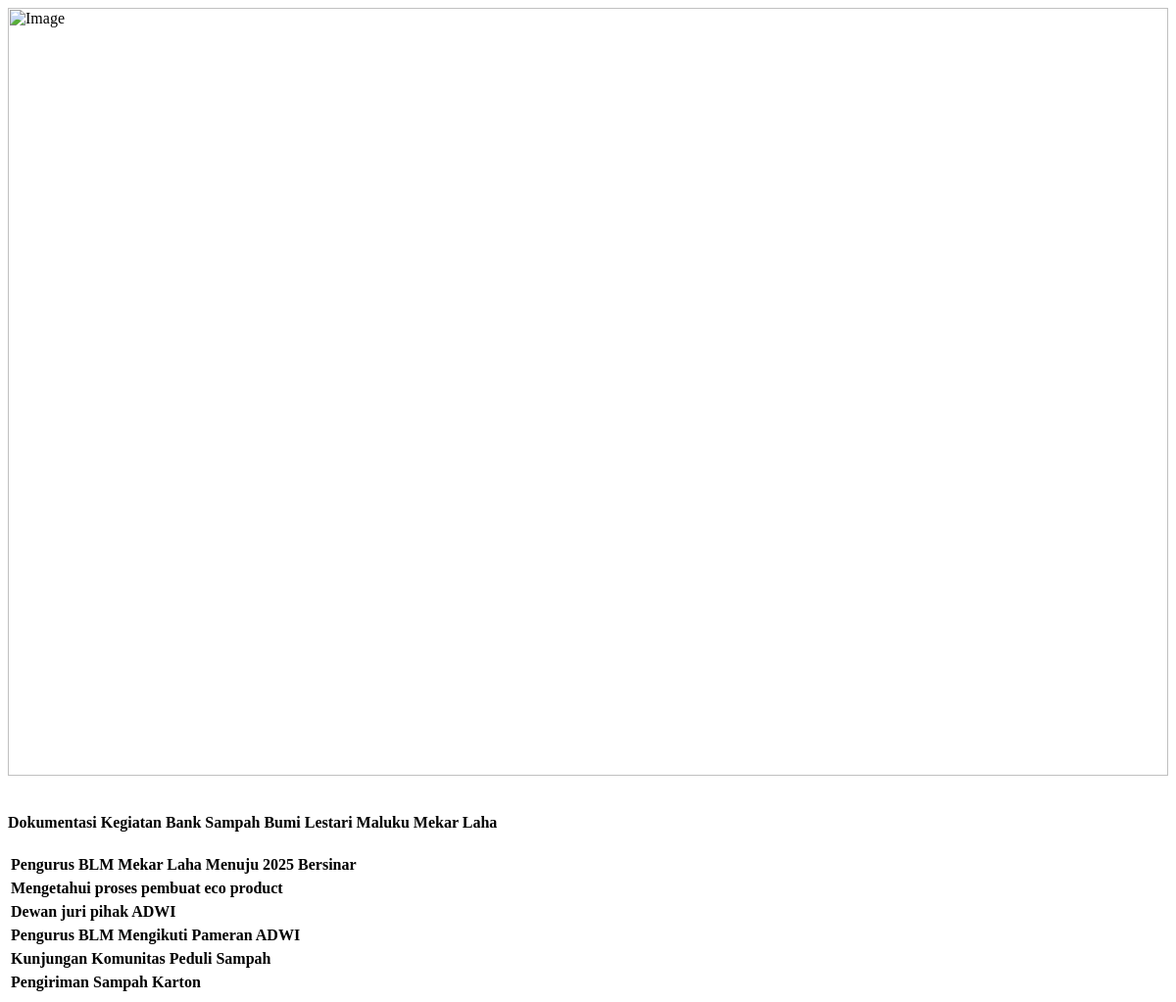
The page /hal_user/Galeri.php on the database its author committed.
### tables this page shows
CREATE TABLE `tb_dokumentasi` (
  `id_dokumentasi` int(11) NOT NULL,
  `ket_dokumentasi` text NOT NULL,
  `foto_dokumentasi` varchar(80) NOT NULL
);

### hal_user/Galeri.php (the view, shortened to what this page needs)
<?php
    require_once 'z_config/Koneksi.php';
    $tampil = mysqli_query($con,"SELECT * FROM tb_dokumentasi");
?>
    <div class="container-fluid py-5 mb-5 wow fadeIn" data-wow-delay="0.1s">
        <div class="container position-relative" data-wow-delay="0.1s">
        <img class="w-100" src="pageuser/img/genbi.jpg" alt="Image">
    </div>
    <br>
    <div class="container-xxl py-1">
        <div class="container">
            <div class="text-center mx-auto wow fadeInUp" data-wow-delay="0.1s" style="max-width: 500px;">
                <h4 class="display-13 mb-4">Dokumentasi Kegiatan Bank Sampah Bumi Lestari Maluku Mekar Laha</h4>
            </div>
            <div class="row g-4 portfolio-container">
                <?php while ($r = mysqli_fetch_array($tampil))
                { ?>
                <div class="col-lg-4 col-md-6 portfolio-item first wow fadeInUp" data-wow-delay="0.1s">
                    <div class="portfolio-inner rounded">
                        <div class="team-text">
                            <table>
                                <tr align="center">
                                    <th><p class="text-primary" align="center"><?=$r[1]?></p></th>
                                </tr>
                            </table>
                        </div>
                    </div>
                </div>
                <?php } ?>
            </div>
        </div>
    </div>

### hal_user/Galeri.php (style rules this page uses)
.position-relative { position: relative; }
.w-100 { width: 100%; }

### rows shown on the page
tb_dokumentasi: ket_dokumentasi "Pengurus BLM Mekar Laha Menuju 2025 Bersinar"
tb_dokumentasi: ket_dokumentasi "Mengetahui proses pembuat eco product"
tb_dokumentasi: ket_dokumentasi "Dewan juri pihak ADWI"
tb_dokumentasi: ket_dokumentasi "Pengurus BLM Mengikuti Pameran ADWI"
tb_dokumentasi: ket_dokumentasi "Kunjungan Komunitas Peduli Sampah"
tb_dokumentasi: ket_dokumentasi "Pengiriman Sampah Karton"
